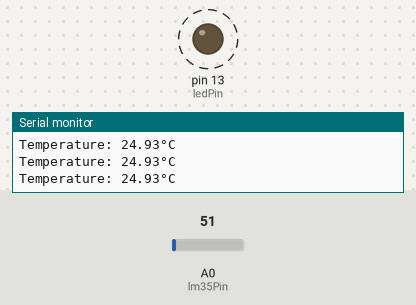
A sketch run on a simulated Arduino Uno, built with avr-gcc and run on an emulated ATmega328P. Shown: output pins drawn as LEDs (lit = HIGH), the last lines printed to the serial monitor. Dashed ring = blinking. The inputs (shaded band) are chosen by the test bench; at power-on: A0 (lm35Pin) = 51.

Above: at 1.2 s.
1.3 s: A0 (lm35Pin) set to 71
At 1.9 s:
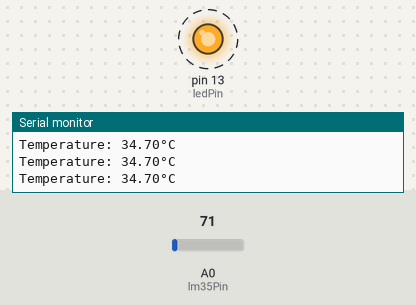
4.3 s: A0 (lm35Pin) set to 61
At 4.46 s:
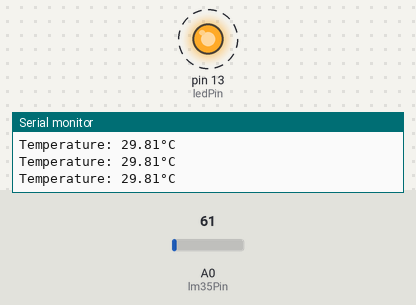
Timing chart, 0 to 13.3 s (numbered marks = the images above; inputs shaded):
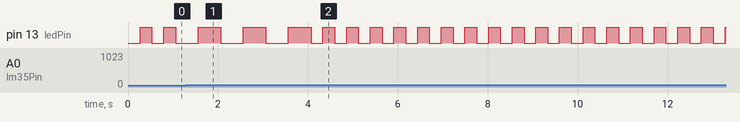

Measured:
- after the input at 1.3 s, pin 13 (ledPin): alternates HIGH for 0.50 s and LOW for 0.50 s, starting after 0.26 s
- after the input at 4.3 s, pin 13 (ledPin): alternates HIGH for 0.26 s and LOW for 0.26 s, starting at once
- by itself, pin 13 (ledPin): alternates HIGH for 0.26 s and LOW for 0.26 s

The sketch:

blink.ino
```cpp
const int lm35Pin = A0;  // LM35 sensor connected to analog pin A0
const int ledPin = 13;   // Onboard LED connected to digital pin 13

unsigned long previousMillis = 0;
const long interval1 = 250;  // Blink interval when temperature is below 30°C (in milliseconds)
const long interval2 = 500;  // Blink interval when temperature is above 30°C (in milliseconds)

void setup() {
  pinMode(ledPin, OUTPUT);
  Serial.begin(9600);
}

void loop() {
  // Read the LM35 temperature sensor value
  int rawValue = analogRead(lm35Pin);

  // Convert the raw sensor value to temperature in Celsius
  float temperatureCelsius = (rawValue / 1023.0) * 500;  // LM35 scale factor

  // Check if the temperature is below or above 30°C and control the LED
  if (temperatureCelsius < 30) {
    unsigned long currentMillis = millis();
    if (currentMillis - previousMillis >= interval1) {
      previousMillis = currentMillis;
      digitalWrite(ledPin, !digitalRead(ledPin));  // Toggle the LED
    }
  } else {
    unsigned long currentMillis = millis();
    if (currentMillis - previousMillis >= interval2) {
      previousMillis = currentMillis;
      digitalWrite(ledPin, !digitalRead(ledPin));  // Toggle the LED
    }
  }

  // Print temperature to the serial monitor
  Serial.print("Temperature: ");
  Serial.print(temperatureCelsius);
  Serial.println("°C");
}
```
